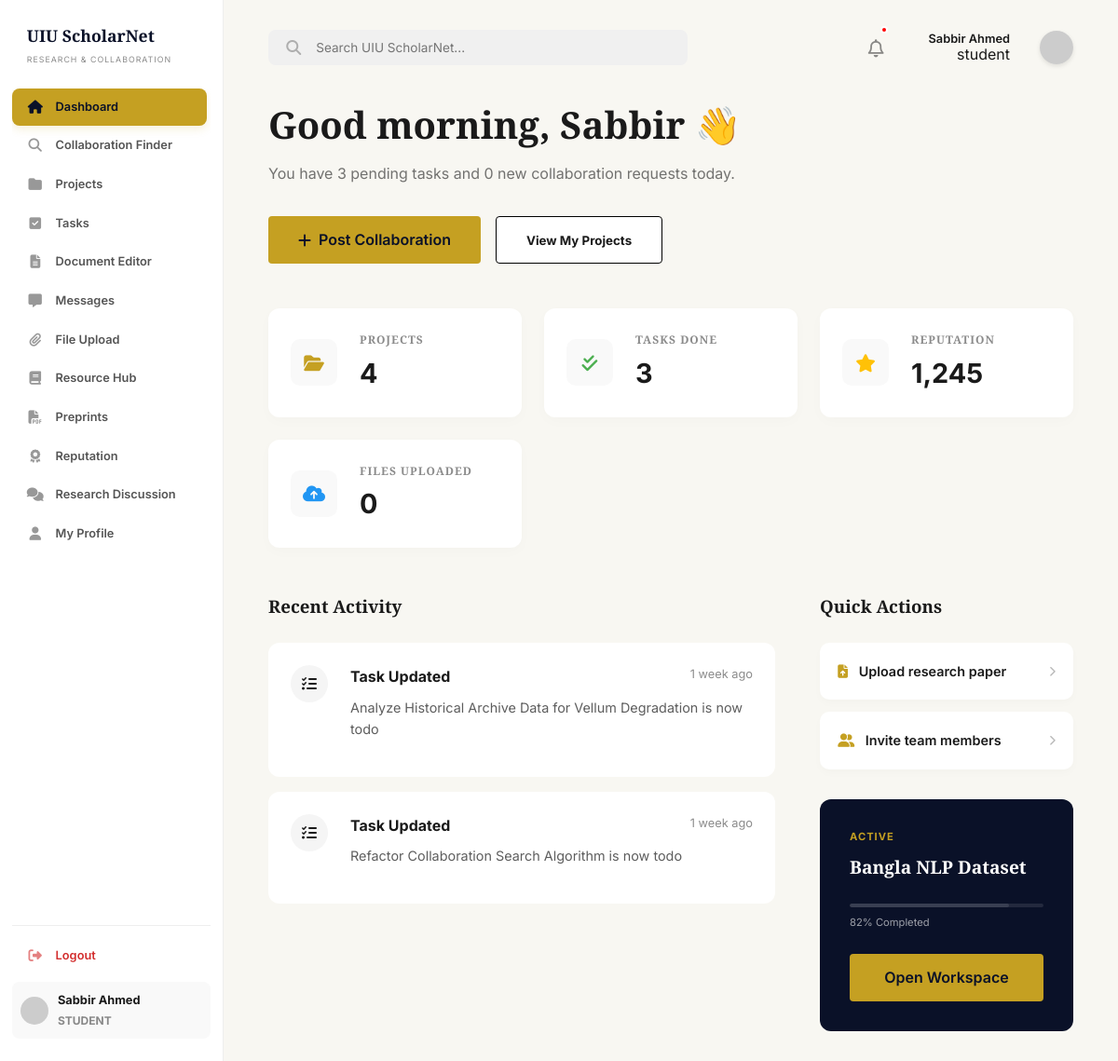
Page /dashboard/index.php (signed in) on the committed database.
### tables this page shows
CREATE TABLE IF NOT EXISTS users (
    id INT AUTO_INCREMENT PRIMARY KEY,
    full_name VARCHAR(100) NOT NULL,
    email VARCHAR(100) UNIQUE NOT NULL,
    password VARCHAR(255) NOT NULL,
    role ENUM('student', 'faculty') DEFAULT 'student',
    is_verified TINYINT(1) DEFAULT 1,
    account_status ENUM('active', 'banned') DEFAULT 'active',
    department VARCHAR(100),
    interests TEXT,
    skills TEXT,
    points INT DEFAULT 0,
    reputation INT DEFAULT 0,
    created_at TIMESTAMP DEFAULT CURRENT_TIMESTAMP
);

CREATE TABLE IF NOT EXISTS projects (
    id INT AUTO_INCREMENT PRIMARY KEY,
    title VARCHAR(255) NOT NULL,
    description TEXT,
    department VARCHAR(100),
    visibility ENUM('public', 'institution', 'private') DEFAULT 'public',
    status ENUM('planning', 'active', 'review', 'completed') DEFAULT 'active',
    progress INT DEFAULT 0,
    creator_id INT,
    supervisor_id INT,
    supervisor_approved TINYINT(1) DEFAULT 0,
    created_at TIMESTAMP DEFAULT CURRENT_TIMESTAMP,
    FOREIGN KEY (creator_id) REFERENCES users(id) ON DELETE SET NULL,
    FOREIGN KEY (supervisor_id) REFERENCES users(id) ON DELETE SET NULL
);

### dashboard/index.php (the view, shortened to what the rows shown need)
<?php
require_once('../includes/auth_check.php');
require_once('../includes/layout.php');
$pending_tasks = (int)(db_query("SELECT COUNT(*) as total FROM tasks WHERE assigned_to = ? AND status != 'done'", [$user_id])->fetch_assoc()['total'] ?? 0);
$collab_requests = (int)(db_query("SELECT COUNT(*) as total FROM collaboration_applications ca JOIN collaboration_posts cp ON ca.post_id = cp.id WHERE cp.user_id = ? AND ca.status = 'pending'", [$user_id])->fetch_assoc()['total'] ?? 0);
$spotlightProject = db_query("SELECT p.* FROM projects p LEFT JOIN project_members pm ON p.id = pm.project_id AND pm.user_id = ? WHERE (p.creator_id = ? OR pm.user_id = ?) AND p.status != 'completed' ORDER BY p.progress DESC LIMIT 1", [$user_id, $user_id, $user_id])->fetch_assoc();
?>
    <?php include('../includes/sidebar.php'); ?>
    <main class="main-content">
        <?php include('../includes/header.php'); ?>
        <section class="greeting">
            <?php
            $hour = date('H');
            if ($hour < 12) {
                $greeting = "Good morning";
            } elseif ($hour < 18) {
                $greeting = "Good afternoon";
            } else {
                $greeting = "Good evening";
            }
            ?>
            <h1><?php echo $greeting; ?>, <?php echo htmlspecialchars(explode(' ', $user_data['full_name'])[0]); ?> 👋</h1>
            <p>You have <?php echo $pending_tasks; ?> pending tasks and <?php echo $collab_requests; ?> new collaboration requests today.</p>
            <div class="dash-actions">
                <a href="collaboration.php" class="btn btn-primary btn-collab"><i class="fa-solid fa-plus"></i> Post Collaboration</a>
                <button class="btn btn-outline btn-view-projects" onclick="openProjectsModal()">View My Projects</button>
            </div>
        </section>
        <section class="dash-stats">
            <div class="stat-card">
                <div class="stat-info">
                    <h4>REPUTATION</h4>
                    <div class="value"><?php echo number_format($user_data['points']); ?></div>
                </div>
            </div>
        </section>
        <div class="dash-grid">
            <aside class="dash-sidebar">
                <?php if ($spotlightProject): ?>
                <div class="spotlight-card">
                        <div class="status"><?php echo strtoupper(htmlspecialchars($spotlightProject['status'])); ?></div>
                        <h4><?php echo htmlspecialchars($spotlightProject['title']); ?></h4>
                        <div class="progress-bar spotlight-progress-bar">
                            <div class="progress-fill spotlight-progress" style="width: <?php echo (int)$spotlightProject['progress']; ?>%;"></div>
                        </div>
                        <div class="spotlight-progress-text">
                            <span><?php echo (int)$spotlightProject['progress']; ?>% Completed</span>
                        </div>
                        <a href="tasks.php?project_id=<?php echo $spotlightProject['id']; ?>" class="btn btn-primary spotlight-btn" style="text-decoration:none; display:inline-block; text-align:center;">Open Workspace</a>
                </div>
                <?php endif; ?>
            </aside>
        </div>
    </main>

### includes/sidebar.php (shortened to what the rows shown need)
<aside class="sidebar">
    <div class="sidebar-footer">
        <div class="user-profile-small">
            <div>
                <div class="user-name"><?php echo htmlspecialchars($user_data['full_name']); ?></div>
                <div class="user-role text-0-75rem fw-bold mt-2px">
                    <?php if ($user_data['role'] === 'admin'): ?>
                        <span class="color-admin">ADMIN</span>
                    <?php elseif ($user_data['role'] === 'faculty'): ?>
                        <span class="<?php echo isset($user_data['is_verified']) && $user_data['is_verified'] ? 'color-faculty-verified' : 'color-faculty-unverified'; ?>">
                            <?php echo isset($user_data['is_verified']) && $user_data['is_verified'] ? 'VERIFIED FACULTY' : 'UNVERIFIED FACULTY'; ?>
                        </span>
                    <?php else: ?>
                        <span class="color-student">STUDENT</span>
                    <?php endif; ?>
                </div>
            </div>
        </div>
    </div>
</aside>

### includes/header.php (shortened to what the rows shown need)
<header class="dash-header">
    <div class="header-actions flex-center-end">
        <div class="flex-column-end">
            <span class="fw-600 text-0-8rem text-color-primary"><?php echo htmlspecialchars($user_data['full_name'] ?? 'User'); ?></span>
            <?php if (isset($user_data['role'])): ?>
                <?php if ($user_data['role'] === 'admin'): ?>
                    <span class="role-admin">ADMIN</span>
                <?php elseif ($user_data['role'] === 'faculty' && isset($user_data['is_verified']) && $user_data['is_verified']): ?>
                    <span class="role-faculty"><i class="fa-solid fa-circle-check"></i> FACULTY</span>
                <?php elseif ($user_data['role'] === 'faculty' && isset($user_data['is_verified']) && !$user_data['is_verified']): ?>
                    <span class="role-unverified">UNVERIFIED</span>
                <?php else: ?>
                    <span class="role-default"><?php echo htmlspecialchars($user_data['role']); ?></span>
                <?php endif; ?>
            <?php endif; ?>
        </div>
    </div>
</header>

### rows in the picture
users: full_name "Sabbir Ahmed", role "student", full_name "Sabbir", points "1,245"
projects: status "ACTIVE", title "Bangla NLP Dataset", progress "82"

### other values in the picture
$greeting "Good morning"
$pending_tasks "3"
$collab_requests "0"
$projects_total "4"
$tasks "3"
$files "0"
$activity['title'] "Task Updated"
time_elapsed_string($activity['time']) "1 week ago"
$activity['desc'] "Analyze Historical Archive Data for Vellum Degradation is now todo"
$activity['desc'] "Refactor Collaboration Search Algorithm is now todo"
